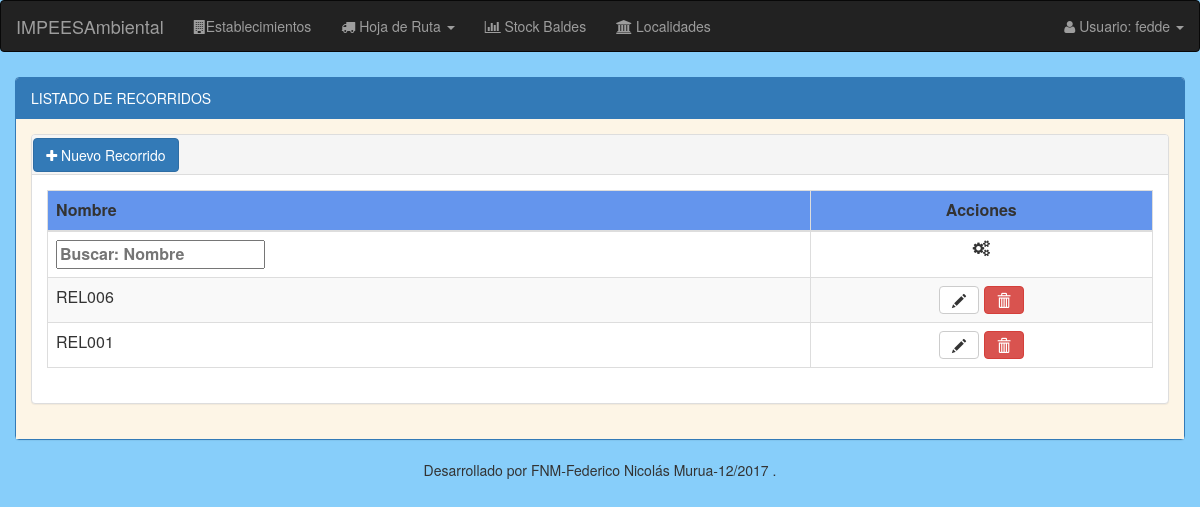
The page /generadores/listado/recorridos/ (signed in) on the database as committed earlier.
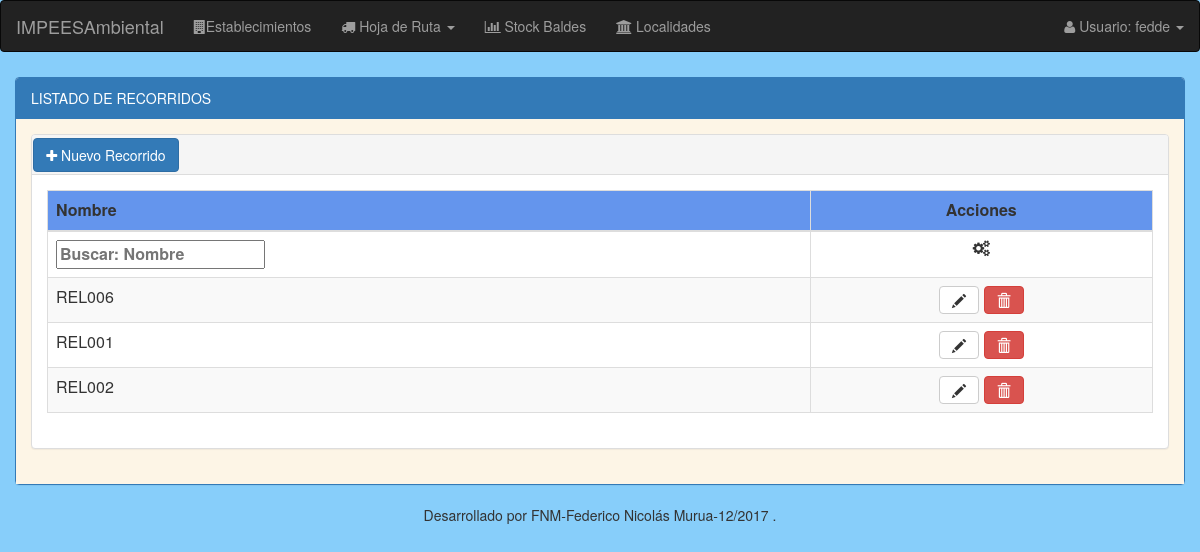
The same page on the database as committed later.
### modulo_I/models.py (models this page shows, shortened)
class Recorrido(models.Model):
    nombre = models.CharField(max_length=50, unique=True)
    extra = models.BooleanField(default=False)

### modulo_I/views.py (the view)
@login_required
def listado_recorridos(request):
    listado_recorridos = Recorrido.objects.all()
    return render(request, 'establecimiento/recorrido/recorrido_listado.html', {'listado_recorridos': listado_recorridos})

### modulo_I/templates/establecimiento/recorrido/recorrido_listado.html (shortened to what this page needs)
{% extends "base/base_listado.html" %}
{% load staticfiles %}
{% load staticfiles bootstrap3 %}
{% block panel-heading %}
  LISTADO DE RECORRIDOS
{% endblock %}
{% block panel-heading-tabla %}
  <div style="padding-top:0.3%; padding-left:0.1%;">
    <a class="btn btn-primary js-alta-recorrido"><i class="fa fa-plus"></i> Nuevo Recorrido</a>
  </div>
{% endblock %}
{% block thead-tabla %}
  <thead>
  <tr style="background:#6495ED;">
      <th>Nombre</th>
      <th style="text-align: center;">Acciones</th>
  </tr>
  </thead>
{% endblock %}
{% block tfoot-tabla %}
  <tfoot >
     <tr>
       <th>Nombre</th>
       <th style="text-align: center;"><i class="fa fa-cogs"></i></th>
    </tr>
  </tfoot>
{% endblock %}
{% block tbody-tabla %}
  <tbody>
  {% for recorrido in listado_recorridos %}
      <tr>
          <td>{{ recorrido.nombre }}</td>
          <td align="center">
             <a class="btn btn-default" data-toggle="tooltip" title="Modificar" href="{% url 'generadores:modificar_recorridos' id_recorrido=recorrido.id%}"><em class="glyphicon glyphicon-pencil"></em></a>
             <a id="recorrido_id"class="btn btn-danger btn-baja" data-recorridoid="{{recorrido.id}}" data-recorridonombre="{{recorrido.nombre}}" data-toggle="modal" data-target="#modal_baja" title="Eliminar"><em class="glyphicon glyphicon-trash"></em></a>
          </td>
      </tr>
  {% endfor %}
  </tbody>
{% endblock %}

Rows that differ between the two databases and show on the page:
added Recorrido: nombre "REL002"
